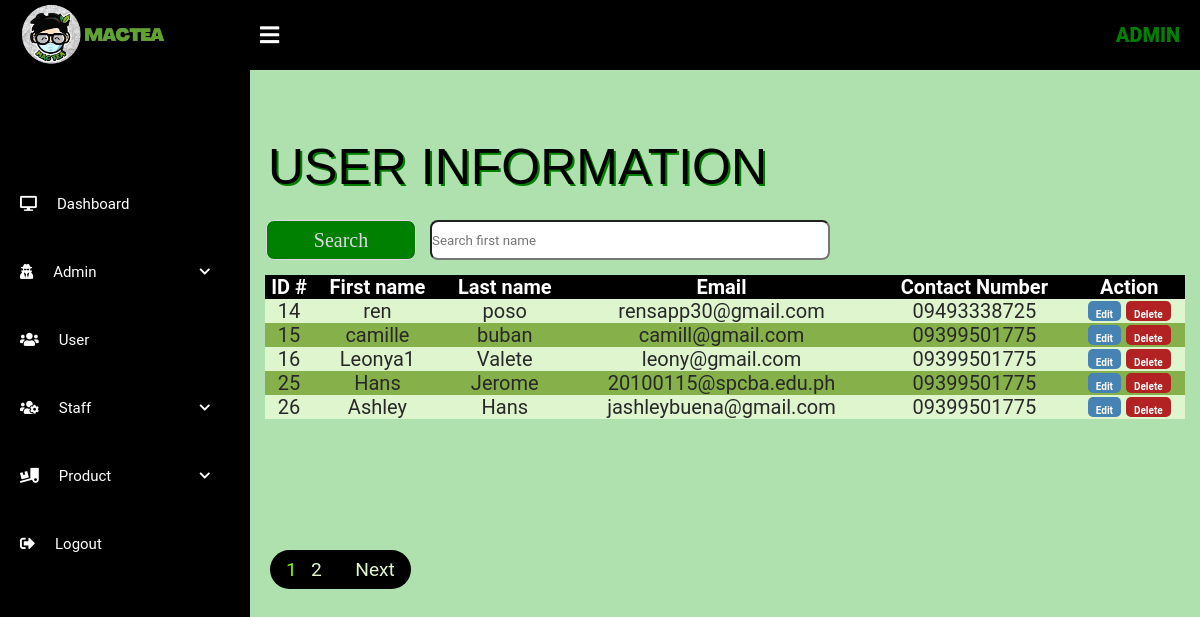
The app's page /admin/user_list.php (signed in) with its own data.
### tables this page shows
CREATE TABLE `users` (
  `id` int(100) NOT NULL,
  `google_id` varchar(255) NOT NULL,
  `email` varchar(100) NOT NULL,
  `password` varchar(100) NOT NULL,
  `user_type` varchar(100) NOT NULL,
  `first_name` varchar(100) NOT NULL,
  `last_name` varchar(100) NOT NULL,
  `mobile_number` varchar(50) NOT NULL,
  `delivery_type` varchar(100) NOT NULL,
  `status` int(11) NOT NULL,
  `latitude` decimal(10,8) NOT NULL,
  `longitude` decimal(11,8) NOT NULL,
  `streetnum` varchar(50) NOT NULL,
  `streetname` varchar(50) NOT NULL,
  `barangay` varchar(50) NOT NULL,
  `city` varchar(50) NOT NULL,
  `province` varchar(50) NOT NULL,
  `zipcode` varchar(50) NOT NULL,
  `branch_num` varchar(50) NOT NULL
);

### admin/user_list.php (the view, shortened to what this page needs)
<?php
include('../includes/functions.php');
?>
<html lang="en">
<head>
<head>
    <link rel="stylesheet" href="../css/logindesign1.css?v=<?php echo time();?>"/>
</head>
    <link rel="stylesheet" href="styledesign.css?v=<?php echo time();?>"/>
		<link rel="stylesheet" href="https://cdnjs.cloudflare.com/ajax/libs/font-awesome/5.12.0-2/css/all.min.css">
</head>
<body>
<div class="wrapper">
		<div class="header">
				<div class="header-menu">
					<div class="title">  <img src="../images/mactea-home.png" alt="..." height="70"></div>
					<div class="title"> Admin </div>
					<div class="sidebar-btn">
						<i class="fas fa-bars"></i>
					</div>
				</div>
			</div>
			<?php include 'sidebar.php' ?>
<div class="main-container">
 <form action="SearchUser.php" name="form1" method="post" style=" background-color: #4CAF50; position:absolute; top:  -20px; left :220px;" >
	<div  class="container" style="padding:30px 10px 50px 210px;  position:absolute; top:  210px; left :-45%;">
    <input type="text" class="form-control" id="submit" placeholder="Search first name" name="submit" style="align: center;  border-radius: 8px; width:400px;height: 40px;" autocomplete="off" > </div>
    <div class="main-button" style="padding:30px 50px 90px 46px;  position:absolute; top:  210px; left :43%;">
	<div class="container" style="position:relative;">
		<button type="submit" name="search" class="btn btn-success"  style=" font-family: 'Copperplate'; font-size: 20px;color: #E0D9E4; border: 1px solid;border-radius: 8px; background-color: #008000; position: left: 50px;  width:150px;height: 40px;" >
				Search</button> </div></div>
	</form>
		<?php
 include "PaginationUser.php";
 ?>
		<link rel="stylesheet"  href="desi.css?v=<?php echo time();?>"/>
 <span class="title"> USER INFORMATION </span>
	<table class="table4">
		<tr>
		<th>ID #</th>
		<th>First name</th>
		<th>Last name</th>
		<th>Email</th>
		<th>Contact Number</th>
		<th>Action</th>
		</tr>
<?php
	$user_type = 'user';
	$res=mysqli_query($db,"SELECT * FROM users WHERE user_type like '%$user_type%'");
	if(mysqli_num_rows($res) > 0){
	while($crow=mysqli_fetch_array($nquery))
	{
	?>
	<tr>
					<td><?php echo $crow["id"]; ?></td>
                    <td><?php echo $crow["first_name"]; ?></td>
                    <td><?php echo $crow["last_name"]; ?></td>
					<td><?php echo $crow["email"]; ?></td>
                    <td><?php echo $crow['mobile_number']; ?></td>
					<td> <a href="editUser.php?id=<?php echo $crow["id"]; ?>"><button  class="delete" style="background-color: #4682B4;">Edit</button></a>
					<a href="Delete.php?id=<?php echo $crow["id"]; ?>"><button  class="delete" style="background-color: #B22222;">Delete</button></a> </td>
                </tr>
	 <?php
	}  }   else {
			echo "<p style='text-shadow: 2px 2px #008000;'> <font color=black font size='50' font face='courier' size='6pt'><b>EMPTY</b></font> </p>";
	  }
        ?>
	</table>
  <div  style="padding:10px 10px 10px 10px;  position:absolute; top:  540px; left :260px;">
     <div class="pagination" style= "color: #7CFC00; background-color: #000000; border-radius: 25px;padding: 8px 16px; text-decoration: none;"
	 id="pagination_controls"><?php echo $paginationCtrls; ?> </div>
    </div>
	</div>
   </div>
</body>
</html>

### css/logindesign1.css (style rules this page uses)
:root { --black: #000000; --gold: #ffd700; --light-color: #666; --white: #ffffff; --dirt-white: #e8e4c9; }
* { margin: 0; }

### admin/styledesign.css (style rules this page uses)
* { margin: 0; padding: 0; list-style: none; text-decoration: none; box-sizing: border-box; font-family: "Roboto", sans-serif; }
body { background:#AFE1AF; }
.wrapper .header { z-index: 1; background: #000000; position: fixed; width: calc(100% - 0%); height: 70px; display: flex; top: 0; }
.wrapper .header .header-menu { width: calc(100% - 0%); height: 100%; display: flex; justify-content: space-between; align-items: center; padding: 0 20px; }
.wrapper .header .header-menu .title { color: #008000; font-size: 20px; text-transform: uppercase; font-weight: 900; }
.wrapper .header .header-menu .sidebar-btn { color: white; position: absolute; margin-left: 240px; font-size: 22px; font-weight: 900; cursor: pointer; transition: 0.3s; transition-property: color; }
.wrapper .main-container { width: (100% - 250px); margin-top: 70px; margin-left: 250px; padding: 15px; background-size: cover; height: 100vh; transition: 0.3s; }

### admin/desi.css (style rules this page uses)
.table4 { border-collapse: collapse; width: 100%; color: #282828; font-family: monospace; font-size: 20px; text-align: center; margin-top:190px; padding: 0; }
th { background-color: #000000; color: white; width: auto; }
tr:nth-child(even) { background-color: #DFF5CE; width: auto; }
tr:nth-child(odd) { background-color: #86B049; width: auto; }
span.title { position: absolute; padding: 3px; float: left; font-size: 50px; margin-left: 0%; margin-top: 50px; font-family: 'Bahnschrift SemiBold',SANS-SERIF; color:#000000; text-shadow: 2px 2px #008000; }
.delete { height: 20px; padding: 8px; padding-bottom: 12px; font-size: 10px; font-weight: bold; color: white; background: #006400; border:none; border-radius: 5px; }
a { text-decoration: none; }
body { font-size: 120%; background-color: #AFE1AF ; }

### records on screen
users: id "14", first_name "ren", last_name "poso", email "rensapp30@gmail.com", mobile_number "09493338725"
users: id "15", first_name "camille", last_name "buban", email "camill@gmail.com", mobile_number "09399501775"
users: id "16", first_name "Leonya1", last_name "Valete", email "leony@gmail.com", mobile_number "09399501775"
users: id "25", first_name "Hans", last_name "Jerome", email "20100115@spcba.edu.ph", mobile_number "09399501775"
users: id "26", first_name "Ashley", last_name "Hans", email "jashleybuena@gmail.com", mobile_number "09399501775"
